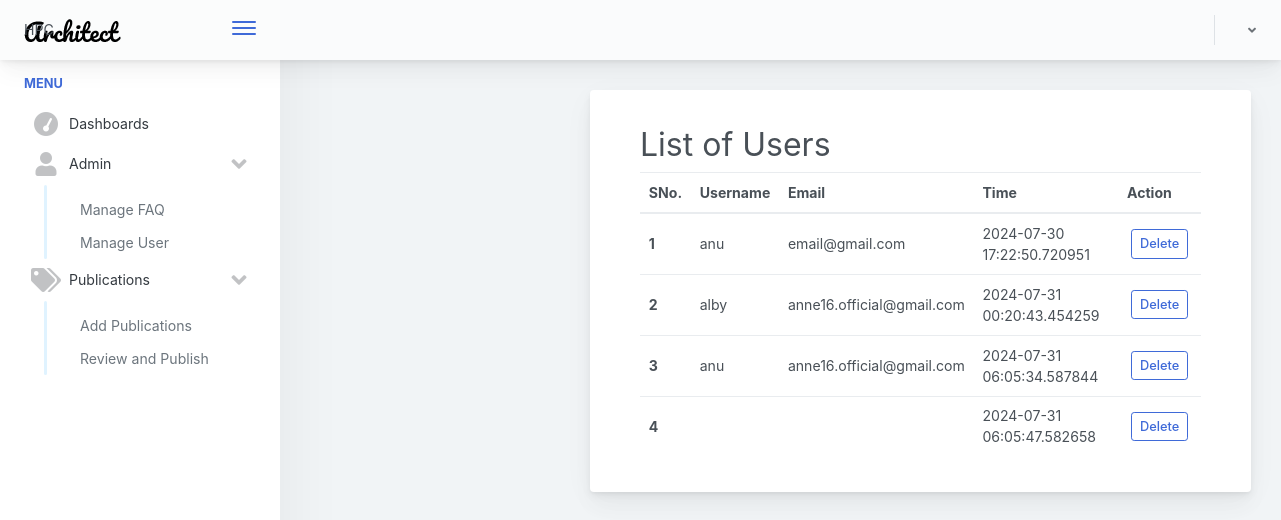
/admin/listuser, run on the app's committed database.
### app.py (models this page shows, shortened)
class User(db.Model):
    sno=db.Column(db.Integer ,primary_key=True)
    username=db.Column(db.String(200) ,nullable=False)
    email=db.Column(db.String(500) ,nullable=False)
    password=db.Column(db.String(500) ,nullable=False)
    date_created=db.Column(db.DateTime,default=datetime.utcnow)

### app.py (the view)
@app.route('/admin/listuser')
def view_users():
    users = User.query.all()
    return render_template('admin/listuser.html', users=users)

### templates/admin/listuser.html
{% extends 'admin/admin_base.html' %}
{% block content %}
    <div class="app-main__outer">
                <div class="app-main__inner">
                    <div class="main-card mb-3 card">
                        <div class="card-body">
                    <div class="container">
                    <div class="container my-3">
                        <h2>List of Users</h2>
                        <table class="table">
                            <thead>
                              <tr>
                                <th scope="col">SNo.</th>
                                <th scope="col">Username</th>
                                <th scope="col">Email</th>
                                <th scope="col">Time</th>
                                <th scope="col">Action</th>
                              </tr>
                            </thead>
                            <tbody>
                                {% for user in users %}
                                <tr>
                                    <th scope="row">{{loop.index}}</th>
                                    <td>{{user.username}}</td>
                                    <td>{{user.email}}</td>
                                    <td>{{user.date_created}}</td>
                                    <td>
                                        <a href="/deleteuser/{{user.sno}}" type="button" class="btn btn-outline-primary btn-sm mx-1">Delete</button>
                                        </td>
                                  </tr>
                                {% endfor %}
                            </tbody>
                          </table>
                    </div>
</div>
</div>
{% endblock %}

### data on the page
User: username "anu", email "email@gmail.com", date_created "2024-07-30 17:22:50.720951"
User: username "alby", email "anne16.official@gmail.com", date_created "2024-07-31 00:20:43.454259"
User: username "anu", email "anne16.official@gmail.com", date_created "2024-07-31 06:05:34.587844"
User: date_created "2024-07-31 06:05:47.582658"
